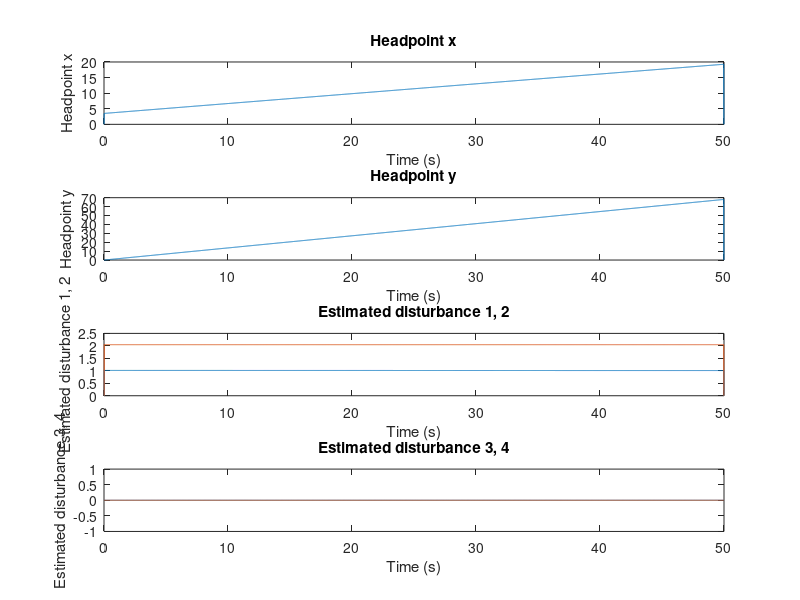

MATLAB code to generate this figure:
clear 

%%%%%%%%%%%%%%%%%%%%%%%%%%%%% USV Model %%%%%%%%%%%%%%%%%%%%%%%%%%%%%%%%%%
m = 3980;
Iz = 19703;
Xu = -50;
Yv = -200;
Yr = 0;
Nv = 0;
Nr = -1281;
m11 = m;
m22 = m; 
m33 = Iz;
l = 3.5;

M = [m11, 0, 0; 0, m22, 0; 0, 0, m33];
D = [Xu, 0, 0; 0, Yv, Yr; 0, Nv, Nr];
M_inv = inv(M);
MD = M_inv*D;
%%%%%%%%%%%%%%%%%%%%%%%%%%%%%%%%%%%%%%%%%%%%%%%%%%%%%%%%%%%%%%%%%%%%%%%%%%
%%%%%%%%%%%%%%%%%%%%%%%%%%% State estimate %%%%%%%%%%%%%%%%%%%%%%%%%%%%%%%
A_estim = [0, 0, 1, 0;
     0, 0, 0, 1;
     0, 0, 0, 0;
     0, 0, 0, 0];

B_estim = [0, 0;
     0, 0;
     1, 0;
     0, 1];

Bum_estim = [1, 0;
     0, 1;
     0, 0;
     0, 0];

L = diag([1, 1, 1, 1]);

% Define the state weighting matrix Q and control weighting matrix R
Q = diag([1, 1, 1, 1]); % Adjust the values based on your requirements
R = diag([1, 1]);          % Adjust the values based on your requirements

% Calculate the LQR gain K
% [K, S, e] = lqr(A_estim, B_estim, Q, R);
K = [1, 0, 1.73, 0;0,1,0,1.73];
cutoff = 2;
%%%%%%%%%%%%%%%%%%%%%%%%%%%%%%%%%%%%%%%%%%%%%%%%%%%%%%%%%%%%%%%%%%%%%%%%%%


%%%%%%%%%%%%%%%%%%%%%%%%%%%%%%%%%%%%%%%%%%%%%%%%%%%%%%%%%%%%%%%%%%%%%%%%%%
% Simulation parameters
dt = 0.01; % Time step (seconds)
total_time = 50; % Total simulation time (seconds)
num_steps = total_time / dt; % Number of simulation steps

% Initialize state vectors
x = zeros(6, num_steps); % State vector [position; velocity]
u = zeros(2, num_steps);
matched_u = zeros(2, num_steps); % Control input vector
unmatched_u = zeros(2, num_steps);
statefeedback_u = zeros(2, num_steps);

estim_x = zeros(4, num_steps);
virtual_state = zeros(4, num_steps);
virtual_u = zeros(2, num_steps);
um = zeros(4, num_steps);
um_dot = 0;
con = [0;0;0;0];
filtered_um = zeros(4, num_steps);

time = 0:dt:(total_time-dt); % Time vector

% Target vessel
x_T = zeros(3, num_steps);
V_T = 1;
theta_T = 3.141592*45/180;


% Initial condition
x(:, 1) = [0; 0; 0; 0; 0; 0]; % Initial position and velocity
x(:, 2) = x(:, 1);
estim_x(:, 1) = [x(4,1)+l; 0; -V_T*cos(theta_T); -V_T*sin(theta_T)];
estim_x(:, 2) = estim_x(:, 1);

B_usv = [1/M(1,1), 1/M(1,1);
         0, 0;
         l/M(3,3), -l/M(3,3)
         0, 0;
         0, 0;
         0, 0]; 

Bm_disturbance = [0, 0, 0;
                 0, 0, 0;
                 0, 0, 0;
                 1/M(1,1), 0, 0;
                 0, 1/M(1,1), 0;
                 0, 0, l/M(3,3)]; 

Bum_disturbance = [0, 0;
                 0, 0;
                 0, 0;
                 1, 0;
                 0, 1;
                 0, 0]; 


% Simulation loop (Euler method)
for k = 2:num_steps-1
    

    % Compute the state derivative with disturbance
    f_usv = [(Xu*x(1, k))/m11;
          (Yv*x(2, k) + Yr*x(3, k))/m22;
          (Nv*x(2, k) + Nr*x(3, k))/m33;
          x(1, k)*cos(x(6, k)) - x(2, k)*sin(x(6, k));
          x(1, k)*sin(x(6, k)) + x(2, k)*cos(x(6, k));
          x(3, k)];

    % Target vessel
    f_T = [V_T*cos(theta_T);
           V_T*sin(theta_T);
           0];

    % L1 estim
    virtual_state(:, k) = [x(4, k) + l*cos(x(6, k)) - x_T(1,k);
                     x(5, k) + l*sin(x(6, k)) - x_T(2,k);
                     x(1, k)*cos(x(6, k)) - x(2, k)*sin(x(6, k)) - x(3, k)*l*sin(x(6, k)) - f_T(1);
                     x(1, k)*sin(x(6, k)) + x(2, k)*cos(x(6, k)) + x(3, k)*l*cos(x(6, k)) - f_T(2)];
    % L1 control input
    x_error = estim_x(:, k) - virtual_state(:,k);
    gain = -1;
    pi = (1/gain)*(exp(gain*dt)-1);
    um(:,k) = -exp(gain*dt)*x_error/pi;
    um_dot = (um(:,k)-um(:,k-1))/dt;
    % matched uncertainty
    con(3:4) = um(3:4,k);
    % unmatched uncertainty
    con(1:2) = um_dot(1:2);% + 1.73*um(1:2,k);
    % Low pass filtering
    filtered_um(:,k) = filtered_um(:,k-1)*exp(-cutoff*dt) - con*(1-exp(-cutoff*dt));
    matched_u(:,k) = filtered_um(3:4,k);
    unmatched_u(:,k) = filtered_um(1:2,k);


    % Virtual control
    virtual_u(:,k) = [f_usv(1)*cos(x(6, k)) - x(1, k)*x(3, k)*sin(x(6, k)) - f_usv(2)*sin(x(6, k)) - x(2, k)*x(3, k)*cos(x(6, k)) - f_usv(3)*l*sin(x(6, k)) - x(3, k)*x(3, k)*l*cos(x(6, k));
                 f_usv(1)*sin(x(6, k)) + x(1, k)*x(3, k)*cos(x(6, k)) + f_usv(2)*sin(x(6, k)) - x(2, k)*x(3, k)*sin(x(6, k)) + f_usv(3)*l*cos(x(6, k)) - x(3, k)*x(3, k)*l*sin(x(6, k))];


    matched_u(:,k) = [0;0];
    unmatched_u(:,k) = [0;0];    

    % Real Control input
    u(:,k) = [0.5*(m11*cos(x(6, k))-m33*sin(x(6, k))/(l*l)), 0.5*(m11*sin(x(6, k))+m33*cos(x(6, k))/(l*l));
              0.5*(m11*cos(x(6, k))+m33*sin(x(6, k))/(l*l)), 0.5*(m11*sin(x(6, k))-m33*cos(x(6, k))/(l*l))]*(matched_u(:,k) + unmatched_u(:,k));


    %%%%%%%%%%%%%%%%%%%%%%%%%%%%%%%%%%%%%%%%%%%%%%%%%%%%%%%%%%%%%%%%%%%%%
    Am = A_estim;% - B_estim*K;
    estim_dx = Am*estim_x(:,k) + B_estim*virtual_u(:,k) + B_estim*(matched_u(:,k) + unmatched_u(:,k)) + B_estim*um(3:4,k) + Bum_estim*um(1:2,k) - L*(x_error);

    % disturbance = [1; 2; 0; 0; 0];
    disturbance = [1; 2; 100; 200; 30];
    dx = f_usv + B_usv*u(:, k) + Bm_disturbance*disturbance(3:5) + Bum_disturbance*disturbance(1:2);
    %%%%%%%%%%%%%%%%%%%%%%%%%%%%%%%%%%%%%%%%%%%%%%%%%%%%%%%%%%%%%%%%%%%%%



    %System update
    x(:, k+1) = x(:, k) + dx * dt;
    estim_x(:, k+1) = estim_x(:, k) + estim_dx * dt;
    x_T(:, k+1) = x_T(:, k) + f_T * dt;

    pi = 3.1415926535;
    if x(6,k+1) > pi
        x(6,k+1) = x(6,k+1) - 2*pi;
    elseif x(6,k+1) < -pi
        x(6,k+1) = x(6,k+1) + 2*pi;
    end    

end
%%%%%%%%%%%%%%%%%%%%%%%%%%%%%%%%%%%%%%%%%%%%%%%%%%%%%%%%%%%%%%%%%%%%%%%%%%


figure;
subplot(4,1,1);
plot(time, virtual_state(1,:));
title('Headpoint x');
xlabel('Time (s)');
ylabel('Headpoint x');

subplot(4,1,2);
plot(time, virtual_state(2,:));
title('Headpoint y');
xlabel('Time (s)');
ylabel('Headpoint y');

subplot(4,1,3);
plot(time,um(1:2,:));
title('Estimated disturbance 1, 2');
xlabel('Time (s)');
ylabel('Estimated disturbance 1, 2');

subplot(4,1,4);
plot(time,um(3:4,:));
title('Estimated disturbance 3, 4');
xlabel('Time (s)');
ylabel('Estimated disturbance 3, 4');



